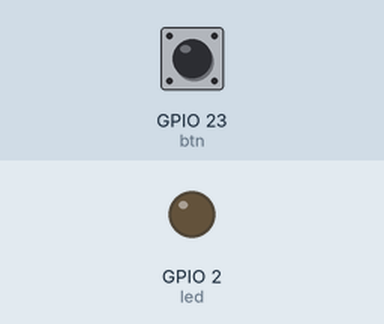
A sketch run on a simulated ESP32. Parts: output pins drawn as LEDs (lit = HIGH). Inputs (shaded band) come from the test bench; at power-on: GPIO 23 (btn) LOW. EEPROM starts erased.

Above: at 1.2 s.
1.3 s: GPIO 23 (btn) pulled HIGH for 0.25 s
At 2.6 s:
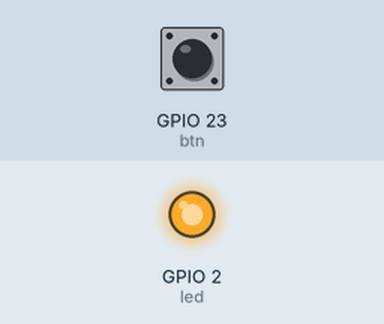
3.0 s: GPIO 23 (btn) pulled HIGH for 1 s
At 3.5 s:
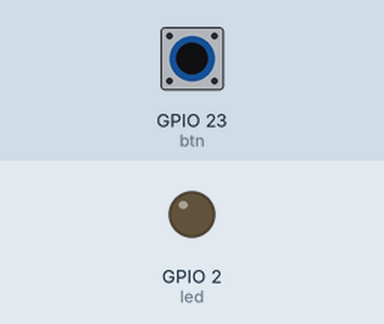
5.5 s: GPIO 23 (btn) pulled HIGH for 3.2 s
At 6.0 s:
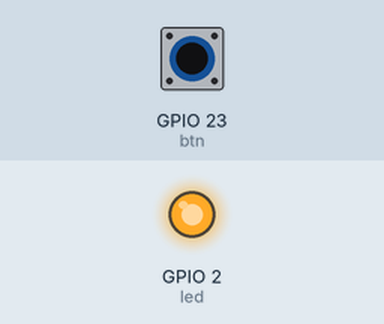
Timing chart, 0 to 8.5 s (numbered marks = the images above; inputs shaded):
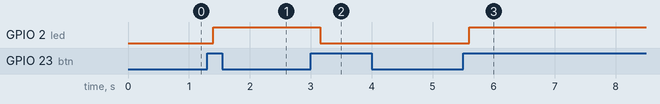

Measured:
- after the input at 1.3 s, GPIO 2 (led): LOW → HIGH after 0.10 s
- after the input at 3.0 s, GPIO 2 (led): HIGH → LOW after 0.15 s
- after the input at 5.5 s, GPIO 2 (led): LOW → HIGH after 0.10 s

The sketch:

sketch_jul21b.ino
```cpp
#include <Preferences.h>

#define led 2
#define btn 23

Preferences pref;
int status = false;

void setup() {
  Serial.begin(115200);
  pinMode(btn, INPUT);
  pinMode(led, OUTPUT);
  pref.begin("gpioState", false); // Initialize the Preferences library
  status = pref.getBool("ledStatus", false); // Read the LED status from preferences
  digitalWrite(led, status);
}

void loop() {
  if (digitalRead(btn) == true) {
    status = !status;
    digitalWrite(led, status);
    pref.putBool("ledStatus", status); // Save the LED status to preferences
    while (digitalRead(btn) == true);
  }
  delay(200);
}
```
